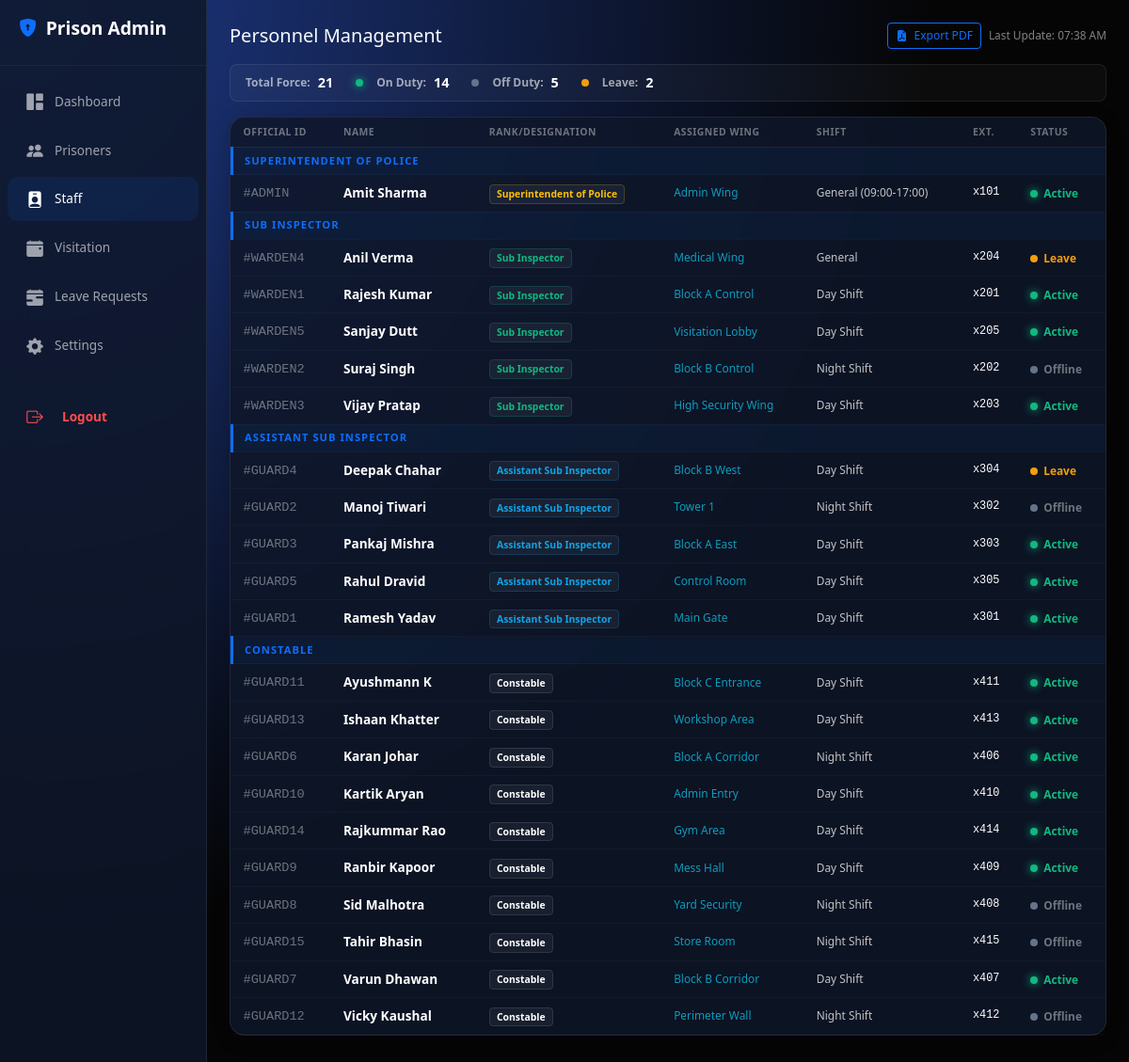
Screenshot of /frontend/staff-list.php (signed in) with the database file from the repository.
### tables this page shows
CREATE TABLE IF NOT EXISTS users (
    id INT AUTO_INCREMENT PRIMARY KEY,
    user_id VARCHAR(50) NOT NULL UNIQUE,
    password VARCHAR(255) NOT NULL,
    role ENUM('admin', 'warden', 'guard') NOT NULL,
    full_name VARCHAR(100),
    designation VARCHAR(100),
    status ENUM('On Duty', 'Off Duty', 'On Leave') DEFAULT 'Off Duty',
    assigned_wing VARCHAR(50),
    shift_type VARCHAR(50),
    joining_date DATE,
    contact_ext VARCHAR(10),
    created_at TIMESTAMP DEFAULT CURRENT_TIMESTAMP
);

### frontend/staff-list.php (the view, shortened to what this page needs)
<?php
include '../backend/db_connect.php';
$sql = "SELECT user_id, full_name, role, designation, status, assigned_wing, shift_type, contact_ext, joining_date FROM users
        ORDER BY FIELD(designation, 'Superintendent of Police', 'Sub Inspector', 'Assistant Sub Inspector', 'Constable'), full_name";
$result = $conn->query($sql);
$staff_list = [];
$stats = ['total' => 0, 'on_duty' => 0, 'off_duty' => 0, 'on_leave' => 0];
if ($result && $result->num_rows > 0) {
    while($row = $result->fetch_assoc()) {
        $staff_list[] = $row;
        $stats['total']++;
        if($row['status'] == 'On Duty') $stats['on_duty']++;
        elseif($row['status'] == 'Off Duty') $stats['off_duty']++;
        else $stats['on_leave']++;
    }
}
?>
<!DOCTYPE html>
<html lang="en">
<head>
  <link href="https://cdn.jsdelivr.net/npm/bootstrap@5.3.3/dist/css/bootstrap.min.css" rel="stylesheet">
  <link rel="stylesheet" href="https://cdn.jsdelivr.net/npm/bootstrap-icons@1.11.3/font/bootstrap-icons.css">
  <link rel="stylesheet" href="admin-style.css">
</head>
<body>
  <?php include 'admin-sidebar.php'; ?>
  <div class="main-content">
    <div class="d-flex justify-content-between align-items-center mb-3">
      <h1 class="h5 font-weight-bold mb-0">Personnel Management</h1>
      <div class="d-flex gap-2 align-items-center">
        <button onclick="exportStaffPDF()" class="btn btn-outline-primary btn-sm border-opacity-25" style="font-size: 0.75rem;">
          <i class="bi bi-file-earmark-pdf-fill me-1"></i> Export PDF
        </button>
        <div class="small text-muted">Last Update: <?php echo date('h:i A'); ?></div>
      </div>
    </div>
    <div class="summary-bar">
      <div class="summary-item">Total Force: <b><?php echo $stats['total']; ?></b></div>
      <div class="summary-item"><span class="status-dot status-on"></span> On Duty: <b><?php echo $stats['on_duty']; ?></b></div>
      <div class="summary-item"><span class="status-dot status-off"></span> Off Duty: <b><?php echo $stats['off_duty']; ?></b></div>
      <div class="summary-item"><span class="status-dot status-leave"></span> Leave: <b><?php echo $stats['on_leave']; ?></b></div>
    </div>
    <div class="app-card p-0">
      <table class="staff-table">
        <thead>
          <tr>
            <th>Official ID</th>
            <th>Name</th>
            <th>Rank/Designation</th>
            <th>Assigned Wing</th>
            <th>Shift</th>
            <th>Ext.</th>
            <th>Status</th>
          </tr>
        </thead>
        <tbody>
          <?php
          $current_designation = "";
          foreach($staff_list as $staff):
            if($staff['designation'] !== $current_designation):
              $current_designation = $staff['designation'];
          ?>
            <tr class="group-header">
              <td colspan="7"><?php echo $current_designation; ?></td>
            </tr>
          <?php endif; ?>
          <tr>
            <td><span style="color: rgba(255,255,255,0.4); font-family: monospace;">#<?php echo strtoupper($staff['user_id']); ?></span></td>
            <td class="fw-bold"><?php echo $staff['full_name']; ?></td>
            <td>
              <?php
                $badge_class = "";
                if($staff['designation'] == 'Superintendent of Police') $badge_class = "rank-sp";
                elseif($staff['designation'] == 'Sub Inspector') $badge_class = "rank-si";
                elseif($staff['designation'] == 'Assistant Sub Inspector') $badge_class = "rank-asi";
              ?>
              <span class="badge-rank <?php echo $badge_class; ?>"><?php echo $staff['designation']; ?></span>
            </td>
            <td class="text-info opacity-75 small"><?php echo $staff['assigned_wing']; ?></td>
            <td class="opacity-75 small"><?php echo $staff['shift_type']; ?></td>
            <td class="font-monospace small">x<?php echo $staff['contact_ext']; ?></td>
            <td>
              <?php if($staff['status'] == 'On Duty'): ?>
                <span class="text-success small fw-bold"><span class="status-dot status-on"></span>Active</span>
              <?php elseif($staff['status'] == 'Off Duty'): ?>
                <span class="text-secondary small fw-bold"><span class="status-dot status-off"></span>Offline</span>
              <?php else: ?>
                <span class="text-warning small fw-bold"><span class="status-dot status-leave"></span>Leave</span>
              <?php endif; ?>
            </td>
          </tr>
          <?php endforeach; ?>
        </tbody>
      </table>
    </div>
  </div>
</body>
</html>

### frontend/admin-sidebar.php (shortened to what this page needs)
<?php
$current_page = basename($_SERVER['PHP_SELF']);
?>
<div class="sidebar">
  <div class="sidebar-header">
    <a href="dashboard-admin.php" class="sidebar-brand">
      <i class="bi bi-shield-lock-fill"></i>
      <span>Prison Admin</span>
    </a>
  </div>
  <div class="sidebar-menu">
    <ul class="nav flex-column">
      <li class="nav-item">
        <a href="dashboard-admin.php" class="nav-link <?php echo ($current_page == 'dashboard-admin.php') ? 'active' : ''; ?>">
          <i class="bi bi-grid-1x2-fill"></i>
          <span>Dashboard</span>
        </a>
      </li>
      <li class="nav-item">
        <a href="admin-prisoner-list.php" class="nav-link <?php echo ($current_page == 'admin-prisoner-list.php') ? 'active' : ''; ?>">
          <i class="bi bi-people-fill"></i>
          <span>Prisoners</span>
        </a>
      </li>
      <li class="nav-item">
        <a href="staff-list.php" class="nav-link <?php echo ($current_page == 'staff-list.php') ? 'active' : ''; ?>">
          <i class="bi bi-person-badge-fill"></i>
          <span>Staff</span>
        </a>
      </li>
      <li class="nav-item">
        <a href="admin-visitation.php" class="nav-link <?php echo ($current_page == 'admin-visitation.php') ? 'active' : ''; ?>">
          <i class="bi bi-calendar-event-fill"></i>
          <span>Visitation</span>
        </a>
      </li>
      <li class="nav-item">
        <a href="admin-leave-management.php" class="nav-link <?php echo ($current_page == 'admin-leave-management.php') ? 'active' : ''; ?>">
          <i class="bi bi-calendar-range-fill"></i>
          <span>Leave Requests</span>
        </a>
      </li>
      <li class="nav-item">
        <a href="admin-settings.php" class="nav-link <?php echo ($current_page == 'admin-settings.php') ? 'active' : ''; ?>">
          <i class="bi bi-gear-fill"></i>
          <span>Settings</span>
        </a>
      </li>
      <li class="nav-item mt-4">
        <a href="../backend/logout.php" class="nav-link fw-bold" style="color: #ff4d4d !important;">
          <i class="bi bi-box-arrow-right me-2"></i>
          <span>Logout</span>
        </a>
      </li>
    </ul>
  </div>
</div>

### frontend/admin-style.css (style rules this page uses)
:root { --sidebar-width: 220px; --glass-bg: rgba(15, 23, 42, 0.85); --glass-border: rgba(255, 255, 255, 0.08); --accent-color: #0d6efd; --primary-blue: #0d6efd; }
body { min-height: 100vh; background: radial-gradient(circle at top left, #1e3a8a, #050505 60%); color: #f8fafc; font-family: system-ui, -apple-system, BlinkMacSystemFont, "Segoe UI", sans-serif; margin: 0; overflow-x: hidden; font-size: 0.85rem; }
* { color: inherit; }
.sidebar { position: fixed; top: 0; left: 0; bottom: 0; width: var(--sidebar-width); background: var(--glass-bg); backdrop-filter: blur(15px); border-right: 1px solid var(--glass-border); color: #f8f9fa; padding: 1rem 0; transition: all 0.3s cubic-bezier(0.4, 0, 0.2, 1); z-index: 1000; }
.sidebar-header { padding: 0 1.25rem 1.5rem; border-bottom: 1px solid rgba(255, 255, 255, 0.05); margin-bottom: 0.75rem; }
.sidebar-brand { color: #fff; text-decoration: none; font-size: 1.2rem; font-weight: 700; display: flex; align-items: center; gap: 0.6rem; }
.sidebar-brand i { color: var(--accent-color); }
.nav-link { color: rgba(255, 255, 255, 0.6) !important; padding: 0.65rem 1.25rem; margin: 0.15rem 0.5rem; border-radius: 0.65rem; display: flex; align-items: center; gap: 0.75rem; transition: all 0.2s ease; font-weight: 500; font-size: 0.85rem; }
.nav-link:hover, .nav-link.active { background: rgba(13, 110, 253, 0.1); color: #fff !important; }
.nav-link i { font-size: 1.1rem; width: 18px; text-align: center; }
.main-content { margin-left: var(--sidebar-width); padding: 1.5rem; min-height: 100vh; }
.app-card, .glass-card { background: var(--glass-bg); backdrop-filter: blur(12px); border-radius: 1rem; border: 1px solid var(--glass-border); padding: 1.25rem; margin-bottom: 1rem; box-shadow: 0 4px 20px rgba(0, 0, 0, 0.2); color: #fff !important; transition: all 0.3s ease; }
.text-muted { color: rgba(255, 255, 255, 0.5) !important; }
.text-success { color: #10b981 !important; }
.text-warning { color: #f59e0b !important; }

### frontend/staff-list.php (style rules this page uses)
.staff-table { width: 100%; border-collapse: collapse; }
.staff-table th { text-align: left; color: rgba(255, 255, 255, 0.4); font-size: 0.65rem; text-transform: uppercase; letter-spacing: 0.5px; padding: 0.5rem 0.75rem; border-bottom: 1px solid var(--glass-border); }
.staff-table td { padding: 0.5rem 0.75rem; border-bottom: 1px solid rgba(255, 255, 255, 0.03); vertical-align: middle; }
.group-header { background: rgba(13, 110, 253, 0.05); color: var(--accent-color); font-weight: 700; font-size: 0.7rem; text-transform: uppercase; letter-spacing: 1px; }
.group-header td { padding: 0.35rem 0.75rem; border-left: 3px solid var(--accent-color); }
.status-dot { width: 8px; height: 8px; border-radius: 50%; display: inline-block; margin-right: 6px; }
.status-on { background: #10b981; box-shadow: 0 0 10px #10b981; animation: pulse 2s infinite; }
.status-off { background: #64748b; }
.status-leave { background: #f59e0b; }
.badge-rank { padding: 0.15rem 0.45rem; border-radius: 4px; font-size: 0.65rem; font-weight: 700; background: rgba(255, 255, 255, 0.05); border: 1px solid rgba(255, 255, 255, 0.1); }
.rank-sp { color: #ffc107; border-color: rgba(255, 193, 7, 0.2); }
.rank-si { color: #10b981; border-color: rgba(16, 185, 129, 0.2); }
.rank-asi { color: #0ea5e9; border-color: rgba(14, 165, 233, 0.2); }
.summary-bar { display: flex; gap: 1.5rem; margin-bottom: 1rem; padding: 0.5rem 1rem; background: rgba(255,255,255,0.03); border-radius: 0.5rem; border: 1px solid var(--glass-border); }
.summary-item { display: flex; align-items: center; gap: 0.5rem; font-size: 0.75rem; font-weight: 600; color: rgba(255,255,255,0.6); }
.summary-item b { color: #fff; font-size: 0.9rem; }

### rows the page displays
users: designation "SUPERINTENDENT OF POLICE", user "ADMIN", full_name "Amit Sharma", designation "Superintendent of Police", assigned_wing "Admin Wing", shift_type "General (09:00-17:00)", contact_ext "101", status "On Duty" (drawn)
users: designation "SUB INSPECTOR", user "WARDEN4", full_name "Anil Verma", designation "Sub Inspector", assigned_wing "Medical Wing", shift_type "General", contact_ext "204", status "On Leave" (drawn)
users: user "WARDEN1", full_name "Rajesh Kumar", designation "Sub Inspector", assigned_wing "Block A Control", shift_type "Day Shift", contact_ext "201", status "On Duty" (drawn)
users: user "WARDEN5", full_name "Sanjay Dutt", designation "Sub Inspector", assigned_wing "Visitation Lobby", shift_type "Day Shift", contact_ext "205", status "On Duty" (drawn)
users: user "WARDEN2", full_name "Suraj Singh", designation "Sub Inspector", assigned_wing "Block B Control", shift_type "Night Shift", contact_ext "202", status "Off Duty" (drawn)
users: user "WARDEN3", full_name "Vijay Pratap", designation "Sub Inspector", assigned_wing "High Security Wing", shift_type "Day Shift", contact_ext "203", status "On Duty" (drawn)
users: designation "ASSISTANT SUB INSPECTOR", user "GUARD4", full_name "Deepak Chahar", designation "Assistant Sub Inspector", assigned_wing "Block B West", shift_type "Day Shift", contact_ext "304", status "On Leave" (drawn)
users: user "GUARD2", full_name "Manoj Tiwari", designation "Assistant Sub Inspector", assigned_wing "Tower 1", shift_type "Night Shift", contact_ext "302", status "Off Duty" (drawn)
users: user "GUARD3", full_name "Pankaj Mishra", designation "Assistant Sub Inspector", assigned_wing "Block A East", shift_type "Day Shift", contact_ext "303", status "On Duty" (drawn)
users: user "GUARD5", full_name "Rahul Dravid", designation "Assistant Sub Inspector", assigned_wing "Control Room", shift_type "Day Shift", contact_ext "305", status "On Duty" (drawn)
users: user "GUARD1", full_name "Ramesh Yadav", designation "Assistant Sub Inspector", assigned_wing "Main Gate", shift_type "Day Shift", contact_ext "301", status "On Duty" (drawn)
users: designation "CONSTABLE", user "GUARD11", full_name "Ayushmann K", designation "Constable", assigned_wing "Block C Entrance", shift_type "Day Shift", contact_ext "411", status "On Duty" (drawn)
users: user "GUARD13", full_name "Ishaan Khatter", designation "Constable", assigned_wing "Workshop Area", shift_type "Day Shift", contact_ext "413", status "On Duty" (drawn)
users: user "GUARD6", full_name "Karan Johar", designation "Constable", assigned_wing "Block A Corridor", shift_type "Night Shift", contact_ext "406", status "On Duty" (drawn)
users: user "GUARD10", full_name "Kartik Aryan", designation "Constable", assigned_wing "Admin Entry", shift_type "Day Shift", contact_ext "410", status "On Duty" (drawn)
users: user "GUARD14", full_name "Rajkummar Rao", designation "Constable", assigned_wing "Gym Area", shift_type "Day Shift", contact_ext "414", status "On Duty" (drawn)
users: user "GUARD9", full_name "Ranbir Kapoor", designation "Constable", assigned_wing "Mess Hall", shift_type "Day Shift", contact_ext "409", status "On Duty" (drawn)
users: user "GUARD8", full_name "Sid Malhotra", designation "Constable", assigned_wing "Yard Security", shift_type "Night Shift", contact_ext "408", status "Off Duty" (drawn)
users: user "GUARD15", full_name "Tahir Bhasin", designation "Constable", assigned_wing "Store Room", shift_type "Night Shift", contact_ext "415", status "Off Duty" (drawn)
users: user "GUARD7", full_name "Varun Dhawan", designation "Constable", assigned_wing "Block B Corridor", shift_type "Day Shift", contact_ext "407", status "On Duty" (drawn)
users: user "GUARD12", full_name "Vicky Kaushal", designation "Constable", assigned_wing "Perimeter Wall", shift_type "Night Shift", contact_ext "412", status "Off Duty" (drawn)

### other values shown
$stats['total'] "21"
$stats['on_duty'] "14"
$stats['off_duty'] "5"
$stats['on_leave'] "2"
